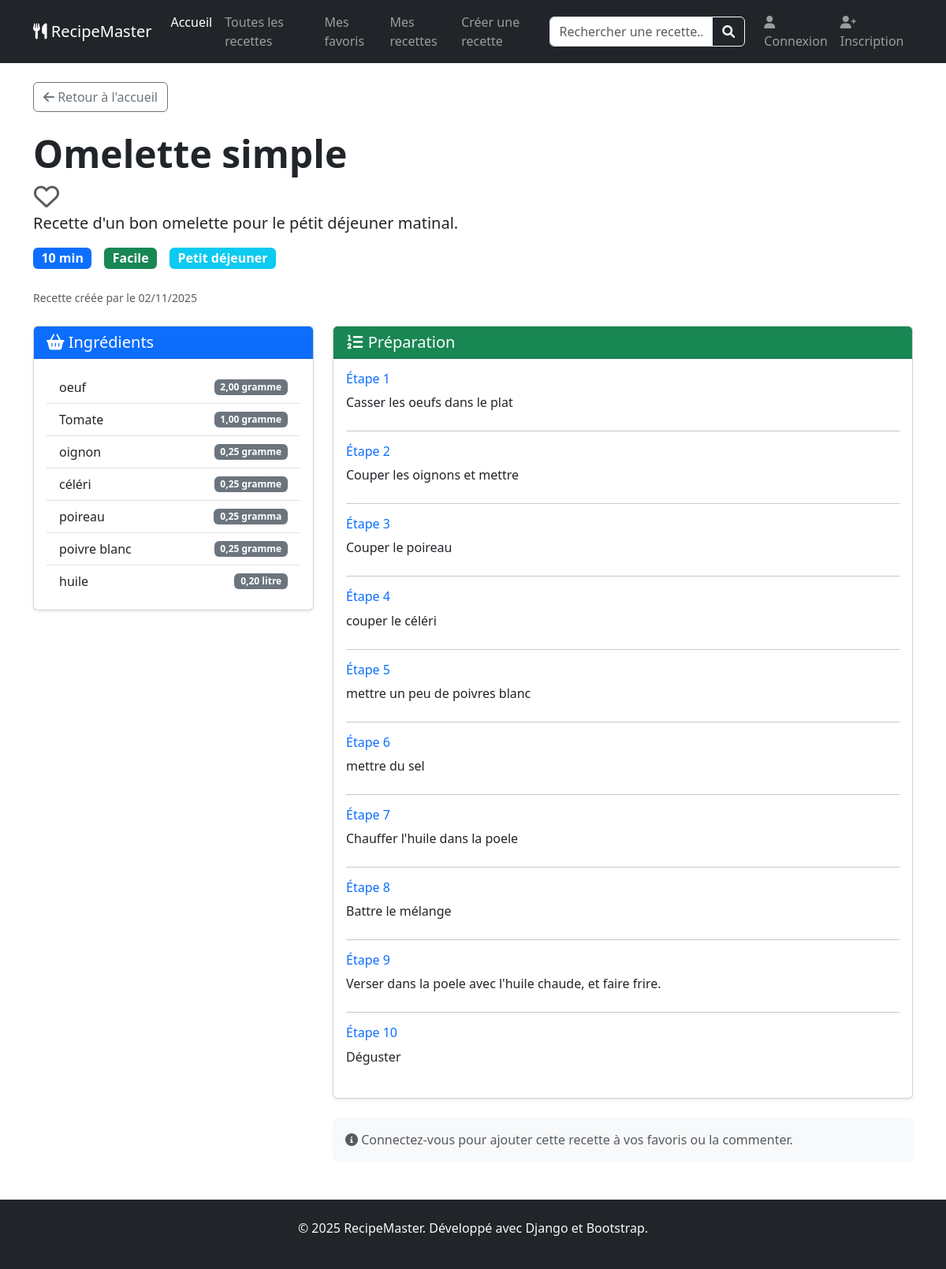
Page /recette/1/ on the earlier database version.
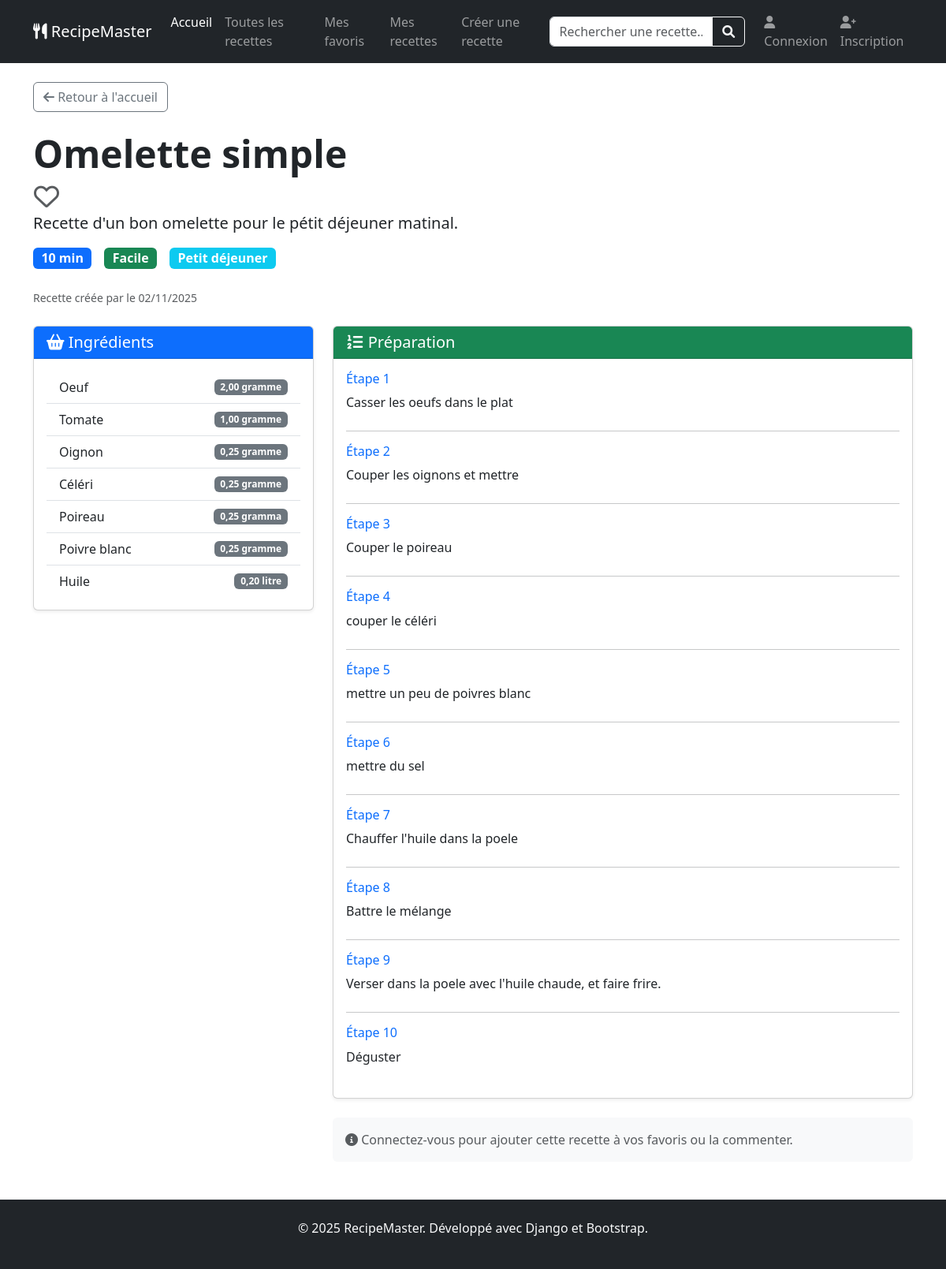
Same page on the later database version.
### recipes/models.py (models this page shows)
class RecipeIngredient(models.Model):
    recette = models.ForeignKey(
        Recipe,
        on_delete=models.CASCADE,
        related_name='ingredients_recette'
    )
    ingredient = models.ForeignKey(
        'ingredients.Ingredient',  # Référence à l'app ingredients
        on_delete=models.CASCADE
    )
    quantite = models.DecimalField(  #  Pour gérer 0.5, 2.5, etc.
        max_digits=6,
        decimal_places=2,
        verbose_name="Quantité"
    )
    unite = models.CharField(
        max_length=20,
        verbose_name="Unité de mesure",
        help_text="Ex: g, kg, ml, L, cuillère à soupe, pincée..."
    )
    class Meta:
        verbose_name_plural = "Ingredients de la recette"
        unique_together = ['recette', 'ingredient']  #  Évite les doublons

### ingredients/models.py (models this page shows, shortened)
class Ingredient (models.Model):
    nom = models.CharField(
         max_length=50, unique= True, verbose_name= "Nom de l'ingrédient"
         )
    categorie = models.CharField(
        max_length=30,
        choices=[
            ('legume', 'Légume'),
            ('fruit', 'Fruit'),
            ('viande', 'Viande'),
            ('poisson', 'Poisson'),
            ('epice', 'Épice'),
            ('laitier', 'Laitier'),
            ('feculent', 'Féculent'),
        ],
        default='legume',
        verbose_name="Catégorie alimentaire"
    )
    date_creation = models.DateTimeField(auto_now_add= True)
    date_modification = models.DateTimeField(auto_now= True)
    class Meta:
        verbose_name = "Ingrédient"
        verbose_name_plural = "Ingrédients"
        ordering = ['nom'] #Trier par nom par défaut

### recipes/views.py (the view, shortened to what this page needs)
# urls.py: path('recette/<int:recipe_id>/', recipe_detail, name='recipe_detail'),
def recipe_detail(request, recipe_id):
    recipe = get_object_or_404(Recipe, id=recipe_id)
    recipe_is_favorite = False
    ingredients = recipe.ingredients_recette.all()
    etapes = recipe.etapes.all().order_by('ordre')
    context = {
        'recipe': recipe,
        'ingredients': ingredients,
        'etapes': etapes,
        'recipe_is_favorite': recipe_is_favorite,  # Nouveau contexte
    }
    return render(request, 'recipes/recipe_detail.html', context)

### recipes/templates/recipes/recipe_detail.html (shortened to what this page needs)
{% extends 'recipes/base.html' %}
{% block content %}
<div class="container mt-4">
    <a href="{% url 'home' %}" class="btn btn-outline-secondary mb-4">
        <i class="fas fa-arrow-left"></i> Retour à l'accueil
    </a>
    <div class="row">
        <div class="col-lg-8">
            <h1 class="display-5 fw-bold">{{ recipe.titre }}</h1>
            {% if user.is_authenticated %}
                {% if recipe_is_favorite %}
                <a href="{% url 'toggle_favorite' recipe.id %}"
                   class="btn btn-link text-danger p-0"
                   title="Retirer des favoris">
                    <i class="fas fa-heart fa-2x"></i>
                </a>
                {% else %}
                <a href="{% url 'toggle_favorite' recipe.id %}"
                   class="btn btn-link text-muted p-0"
                   title="Ajouter aux favoris">
                    <i class="far fa-heart fa-2x"></i>
                </a>
                {% endif %}
            {% else %}
            <a href="{% url 'login' %}"
               class="btn btn-link text-muted p-0"
               title="Connectez-vous pour ajouter aux favoris">
                <i class="far fa-heart fa-2x"></i>
            </a>
            {% endif %}
            <p class="lead">{{ recipe.description }}</p>
            <div class="d-flex gap-3 mb-4">
                <span class="badge bg-primary fs-6">{{ recipe.temps_preparation }} min</span>
                <span class="badge bg-success fs-6">{{ recipe.difficulte|title }}</span>
                <span class="badge bg-info fs-6">{{ recipe.categorie.nom }}</span>
            </div>
        </div>
    </div>
    <div class="mb-4">
        <small class="text-muted">
            Recette créée par <strong>{{ recipe.auteur.username }}</strong>
            le {{ recipe.date_creation|date:"d/m/Y" }}
        </small>
    </div>
    <div class="row">
        <div class="col-lg-4">
            <div class="card shadow-sm">
                <div class="card-header bg-primary text-white">
                    <h5 class="mb-0"><i class="fas fa-shopping-basket"></i> Ingrédients</h5>
                </div>
                <div class="card-body">
                    <ul class="list-group list-group-flush">
                        {% for ingredient in ingredients %}
                        <li class="list-group-item d-flex justify-content-between align-items-center">
                            {{ ingredient.ingredient.nom }}
                            <span class="badge bg-secondary">
                                {{ ingredient.quantite }} {{ ingredient.unite }}
                            </span>
                        </li>
                        {% empty %}
                        <li class="list-group-item text-muted">Aucun ingrédient renseigné</li>
                        {% endfor %}
                    </ul>
                </div>
            </div>
        </div>
        <div class="col-lg-8">
            <div class="card shadow-sm">
                <div class="card-header bg-success text-white">
                    <h5 class="mb-0"><i class="fas fa-list-ol"></i> Préparation</h5>
                </div>
                <div class="card-body">
                    {% for etape in etapes %}
                    <div class="mb-4">
                        <h6 class="text-primary">Étape {{ etape.ordre }}</h6>
                        <p class="mb-0">{{ etape.description }}</p>
                    </div>
                    {% if not forloop.last %}<hr>{% endif %}
                    {% empty %}
                    <p class="text-muted">Aucune étape renseignée</p>
                    {% endfor %}
                </div>
            </div>
            <div class="mt-4 p-3 bg-light rounded">
                <p class="text-muted mb-0">
                    <i class="fas fa-info-circle"></i>
                    Connectez-vous pour ajouter cette recette à vos favoris ou la commenter.
                </p>
            </div>
        </div>
    </div>
</div>
{% endblock %}

Differences in the rows shown:
changed through a linked row, RecipeIngredient: ingredient.nom "oeuf" → "Oeuf"
changed through a linked row, RecipeIngredient: ingredient.nom "oignon" → "Oignon"
changed through a linked row, RecipeIngredient: ingredient.nom "céléri" → "Céléri"
changed through a linked row, RecipeIngredient "gramma": ingredient.nom "poireau" → "Poireau"
changed through a linked row, RecipeIngredient: ingredient.nom "poivre blanc" → "Poivre blanc"
changed through a linked row, RecipeIngredient "litre": ingredient.nom "huile" → "Huile"
